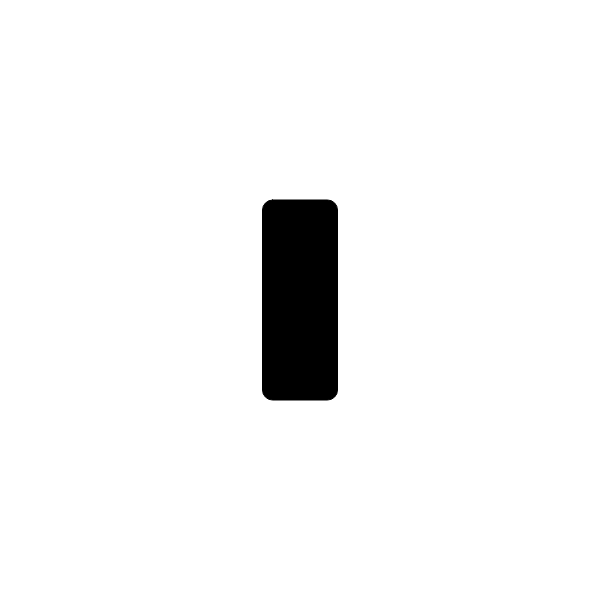
Frame 1 (no input)
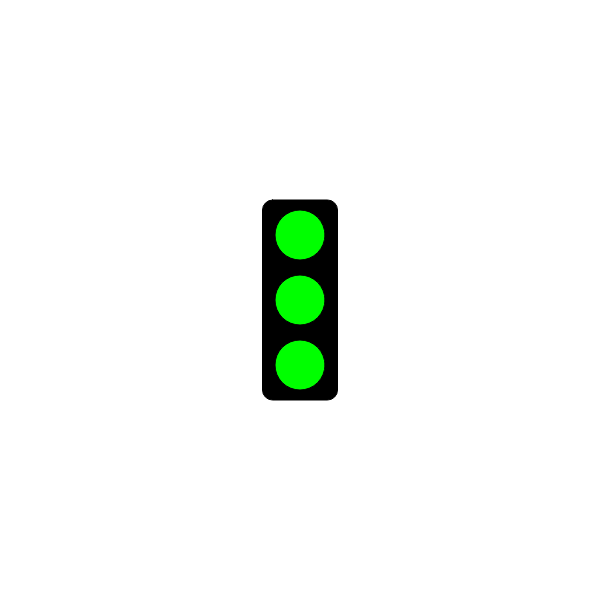
Frame 60 (no input)
Frame 120 (the mouse pressed at the canvas centre since frame 60): identical to frame 60, image omitted

The p5.js sketch that drew these frames (run headless with seeded random() and noise() and a simulated clock; from frame 60 on, the mouse is pressed at the canvas centre):

// p5.js sketch
// ── sketch.js
// Traffic Light Starter Code
// Your Name Here
// The Date Here

// GOAL: make a 'traffic light' simulator. For now, just have the light
// changing according to time. You may want to investigate the millis()
// function at https://p5js.org/reference/#/p5/millis

let r;
let g;
let b;
let isgreen = true;
let isyellow = false;
let isred = false;

let rt = 3000;
let gt = 4000;
let yt = 2000;

let lastswitch = 0;



function setup() {
  createCanvas(600, 600);
}

function draw() {
  background(255);
  drawOutlineOfLights();
  dictatecolor();
  changecolor();
}

function drawOutlineOfLights() {
  //box
  rectMode(CENTER);
  fill(0);
  rect(width/2, height/2, 75, 200, 10);

  //lights
  fill(r,g,b);
  ellipse(width/2, height/2 - 65, 50, 50); //top

  fill(r,g,b);
  ellipse(width/2, height/2, 50, 50); //middle

  fill(r,g,b);
  ellipse(width/2, height/2 + 65, 50, 50); //bottom
}

function changecolor(){
  if (millis() > lastswitch+gt){
    isgreen = false;
    isyellow = true;
    isred = false;
  }
  if(millis() > lastswitch+yt+gt){
    isyellow = false;
    isred = true;
    isgreen = false;
  }

  if(millis()> lastswitch+yt+gt+rt){
    isred = false;
    isgreen = true;
    isyellow = false;
    lastswitch = millis();
  }

}

function dictatecolor(){
  if (isgreen){
    r = 0;
    g = 255;
    b = 0;
  }

  else if (isyellow){
    r = 255;
    g = 255;
    b = 0;

  }

  else if (isred){
    r = 255;
    g = 0;
    b = 0;
  }

}
